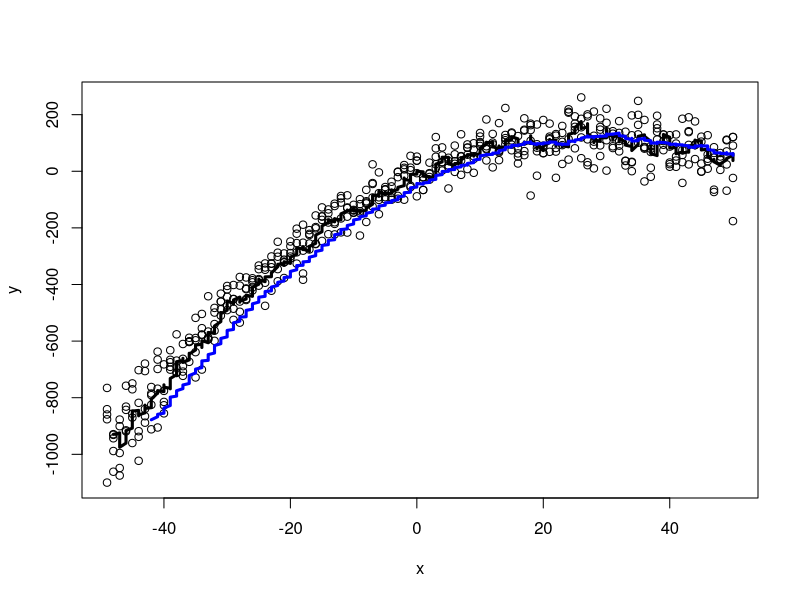

This chart was generated by the following R code:

x<-1:100-50
x<-rep(x,5)
y<-10*(x+rnorm(500,sd=4))-0.2*(x+rnorm(500,sd=4))^2
y<-y[order(x)] #need to have y ordered according to x
x<-x[order(x)]
plot(x,y)
require(TTR)
aa<-SMA(y,n=10)
aa
lines(x,aa,lwd=3)

bb<-SMA(y,n=40)
lines(x,bb,lwd=3,col="blue")